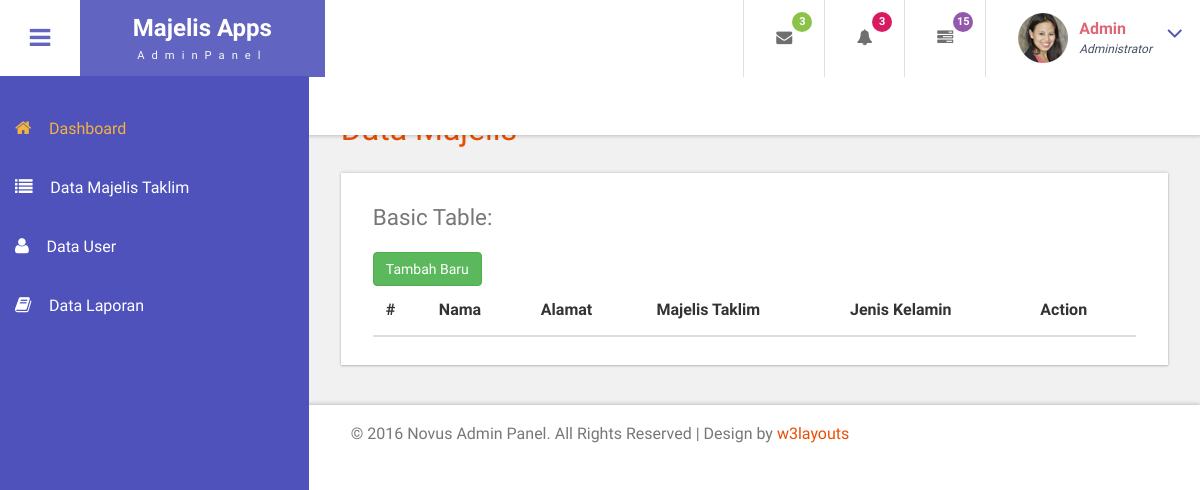
Page /index.php/admin/user on the earlier database version.
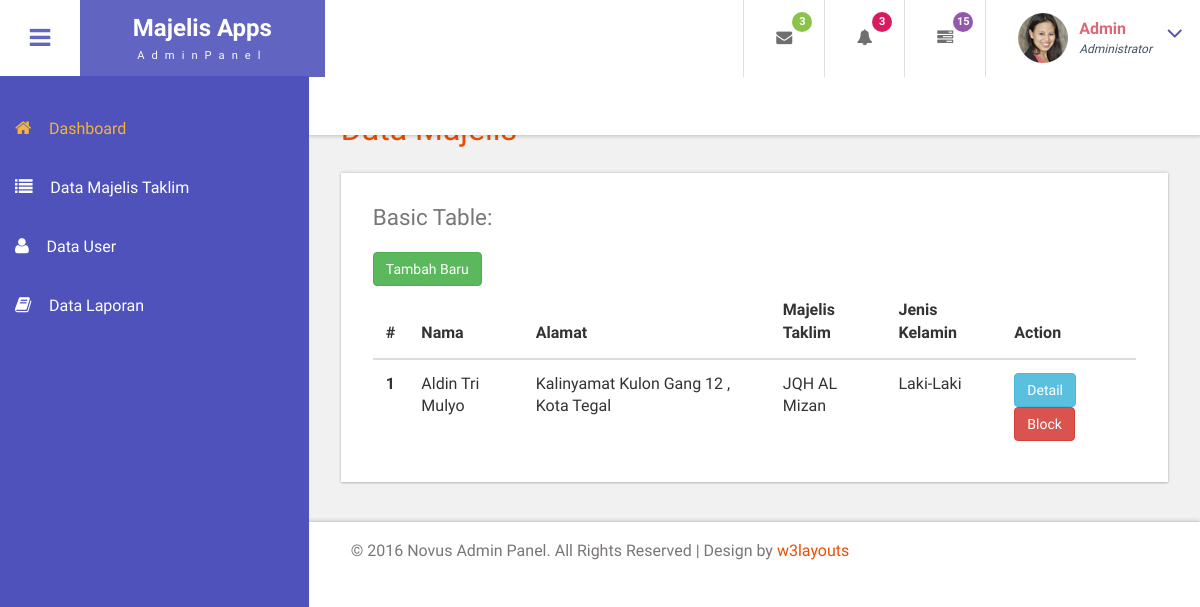
Same page on the later database version.
### tables this page shows
CREATE TABLE `users` (
  `id_user` int(11) NOT NULL,
  `nama` varchar(150) NOT NULL,
  `alamat` varchar(150) NOT NULL,
  `email` varchar(100) NOT NULL,
  `jenis_kelamin` varchar(9) NOT NULL,
  `password` varchar(255) NOT NULL,
  `id_majelis` int(11) NOT NULL DEFAULT '0',
  `deleted` tinyint(1) NOT NULL DEFAULT '0',
  `verif` tinyint(1) NOT NULL DEFAULT '0',
  `blocked` tinyint(1) NOT NULL DEFAULT '0',
  `level` tinyint(4) NOT NULL DEFAULT '0'
);

CREATE TABLE `majelis` (
  `id_majelis` int(1) NOT NULL,
  `nama_majelis` varchar(150) NOT NULL,
  `ketua` varchar(150) NOT NULL,
  `alamat` varchar(255) NOT NULL,
  `kontak` varchar(13) NOT NULL,
  `id_kategori` int(1) NOT NULL,
  `logo` varchar(255) NOT NULL,
  `verif` int(1) NOT NULL DEFAULT '0',
  `block` int(11) NOT NULL DEFAULT '0',
  `deleted` int(11) NOT NULL DEFAULT '0'
);

### application/controllers/Admin.php (called while the page is built, shortened)
<?php
class Admin extends CI_Controller {
	public function __construct(){
		$this->load->model('MMajelis');
	}
	public function user()
	{
		$data2['users'] =$this->MMajelis->get_users_all();
		$data['content'] = $this->load->view('pages/data_user',$data2,true);
		$this->load->view('default',$data);
	}
}

### index.php (called while the page is built, shortened)
<?php
require_once BASEPATH.'core/CodeIgniter.php';

### application/models/MMajelis.php (called while the page is built, shortened)
<?php
class MMajelis extends CI_Model{
	function get_users_all(){
		$this->db->select('users.*, majelis.nama_majelis as nama_majelis');
		$this->db->from('users');
		$this->db->join('majelis','majelis.id_majelis = users.id_majelis');
		$this->db->where('users.deleted','0');
		$query = $this->db->get();
		return $query->result();
	}
}

### application/views/pages/data_user.php (the view)
<div id="page-wrapper">
	<div class="main-page">
		<div class="tables">
			<h3 class="title1">Data Majelis</h3>
			<div class="panel-body widget-shadow">
				<h4>Basic Table:</h4>
				<table class="table">
					<thead>
						<tr>
							<th>#</th>
							<th>Nama</th>
							<th>Alamat</th>
							<th>Majelis Taklim</th>
							<th>Jenis Kelamin</th>
							<th>Action</th>
						</tr>
					</thead>
					<tbody>
						<?php $no=1; foreach ($users as $u ) { ?>
							<tr>
								<th scope="row"><?php echo $no++; ?></th>
								<td><?php echo $u->nama; ?></td>
								<td><?php echo $u->alamat; ?></td>
								<td><?php echo $u->nama_majelis; ?></td>
								<td><?php echo $u->jenis_kelamin; ?></td>
								<td>
									<a class="btn btn-info" href="">Detail</a>
									<a class="btn btn-danger" href="">Block</a>
								</td>
							</tr>
						<?php } ?>
					</tbody>
					<tfoot>
						<a class="btn btn-success" href="">Tambah Baru</a>
					</tfoot>
				</table>
			</div>
		</div>
	</div>
</div>

### application/views/default.php (shortened to what this page needs)
<!DOCTYPE HTML>
<html>
<?php include 'partials/head.php'; ?>
<body class="cbp-spmenu-push">
	<div class="main-content">
		<?php include 'partials/sidebar.php'; ?>
		<?php include 'partials/header.php'; ?>
		<?php echo $content; ?>
		<div class="footer">
			<p>&copy; 2016 Novus Admin Panel. All Rights Reserved | Design by <a href="https://w3layouts.com/" target="_blank">w3layouts</a></p>
		</div>
	</div>
</body>
</html>

### application/views/partials/head.php (shortened to what this page needs)
<head>
	<link href="<?php echo base_url() ?>assets/css/bootstrap.css" rel='stylesheet' type='text/css' />
	<link href="<?php echo base_url() ?>assets/css/style.css" rel='stylesheet' type='text/css' />
	<link href="<?php echo base_url() ?>assets/css/font-awesome.css" rel="stylesheet">
	<link href="<?php echo base_url() ?>assets/css/animate.css" rel="stylesheet" type="text/css" media="all">
	<link rel="stylesheet" href="<?php echo base_url() ?>assets/css/clndr.css" type="text/css" />
	<link href="<?php echo base_url() ?>assets/css/custom.css" rel="stylesheet">
</head>

### application/views/partials/sidebar.php
<div class=" sidebar" role="navigation">
	<div class="navbar-collapse">
		<nav class="cbp-spmenu cbp-spmenu-vertical cbp-spmenu-left" id="cbp-spmenu-s1">
			<ul class="nav" id="side-menu">
				<li>
					<a href="<?php echo base_url() ?>" class="active"><i class="fa fa-home nav_icon"></i>Dashboard</a>
				</li>
				<li>
					<a href="<?php echo base_url() ?>admin/majelis" ><i class="fa fa-list nav_icon"></i>Data Majelis Taklim</a>
				</li>
				<li>
					<a href="<?php echo base_url() ?>admin/user"><i class="fa fa-user nav_icon"></i>Data User</a>
				</li>
				<li>
					<a href="index.html"><i class="fa fa-book nav_icon"></i>Data Laporan</a>
				</li>
			</ul>
		</nav>
	</div>
</div>

### application/views/partials/header.php (shortened to what this page needs)
<div class="sticky-header header-section ">
	<div class="header-left">
		<button id="showLeftPush"><i class="fa fa-bars"></i></button>
		<div class="logo">
			<a href="index.html">
				<h1>Majelis Apps</h1>
				<span>AdminPanel</span>
			</a>
		</div>
		<div class="search-box">
			<form class="input">
				<label class="input__label" for="input-31">
				</label>
			</form>
		</div>
	</div>
	<div class="header-right">
		<div class="profile_details_left">
			<ul class="nofitications-dropdown">
				<li class="dropdown head-dpdn">
					<a href="#" class="dropdown-toggle" data-toggle="dropdown" aria-expanded="false"><i class="fa fa-envelope"></i><span class="badge">3</span></a>
				</li>
				<li class="dropdown head-dpdn">
					<a href="#" class="dropdown-toggle" data-toggle="dropdown" aria-expanded="false"><i class="fa fa-bell"></i><span class="badge blue">3</span></a>
				</li>
				<li class="dropdown head-dpdn">
					<a href="#" class="dropdown-toggle" data-toggle="dropdown" aria-expanded="false"><i class="fa fa-tasks"></i><span class="badge blue1">15</span></a>
				</li>
			</ul>
			<div class="clearfix"> </div>
		</div>
		<div class="profile_details">
			<ul>
				<li class="dropdown profile_details_drop">
					<a href="#" class="dropdown-toggle" data-toggle="dropdown" aria-expanded="false">
						<div class="profile_img">
							<span class="prfil-img"><img src="images/a.png" alt=""> </span>
							<div class="user-name">
								<p>Admin</p>
								<span>Administrator</span>
							</div>
							<i class="fa fa-angle-down lnr"></i>
							<div class="clearfix"></div>
						</div>
					</a>
				</li>
			</ul>
		</div>
		<div class="clearfix"> </div>
	</div>
	<div class="clearfix"> </div>
</div>

### assets/css/custom.css (style rules this page uses)
#page-wrapper { padding:7em 2em 2.5em; background-color: #F1F1F1; }

Differences in the rows shown:
added users: nama "Aldin Tri Mulyo", alamat "Kalinyamat Kulon Gang 12 , Kota Tegal", id_majelis.nama_majelis "JQH AL Mizan", jenis_kelamin "Laki-Laki"
